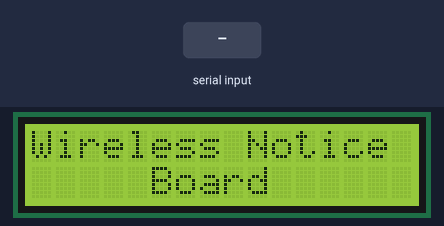
Bench run of a sketch on a simulated Arduino Uno, built with avr-gcc and run on an emulated ATmega328P. Parts: 16×2 character LCD. The test bench sets the inputs (shaded band).

Above: at 0.1 s.
At 3.1 s:
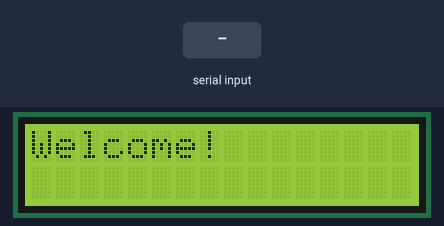
4.7 s: "1" received over Serial
At 6.2 s:
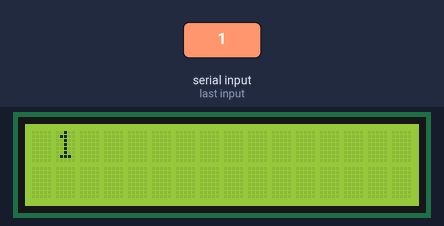
Timing chart, 0 to 7.7 s (numbered marks = the images above; inputs shaded):
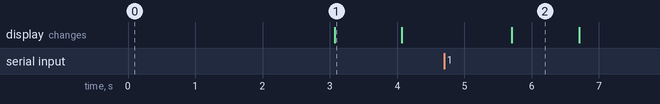

Measured:
- after the input at 4.7 s, the display: changes after 1.0 s (image 2)
- what the display in image 1 shows lasts 1.0 s, from 3.1 s to 4.1 s

The sketch:

Bluetooth_Wireless_Notice_Board_cpy_.ino
```cpp
#include<Wire.h>
#include <LiquidCrystal.h>

const int rs = 12, en = 11, d4 = 5, d5 = 4, d6 = 3, d7 = 2;
LiquidCrystal lcd(rs, en, d4, d5, d6, d7);

String val = "No Data";
String oldval;
String newval = "No Data";
int i = 0;

void setup()
{
  // put your setup code here, to run once:
  lcd.begin(16,2);
  Serial.begin(9600);
  lcd.setCursor(0, 0);
  lcd.print("Wireless Notice");
  lcd.setCursor(0, 1);
  lcd.print("     Board     ");
  delay(3000);
  lcd.clear();
  lcd.print("Welcome!");
}

void loop()
{
  val = Serial.readString();
  val.trim();
  if(val != oldval)
  {
    newval = val;
  }
  lcd.clear();
  lcd.setCursor(i, 0);
  lcd.print(newval);
  i++;
  if(i >= 15)
  {
    i = 0;
  }
  val = oldval;
}
```
